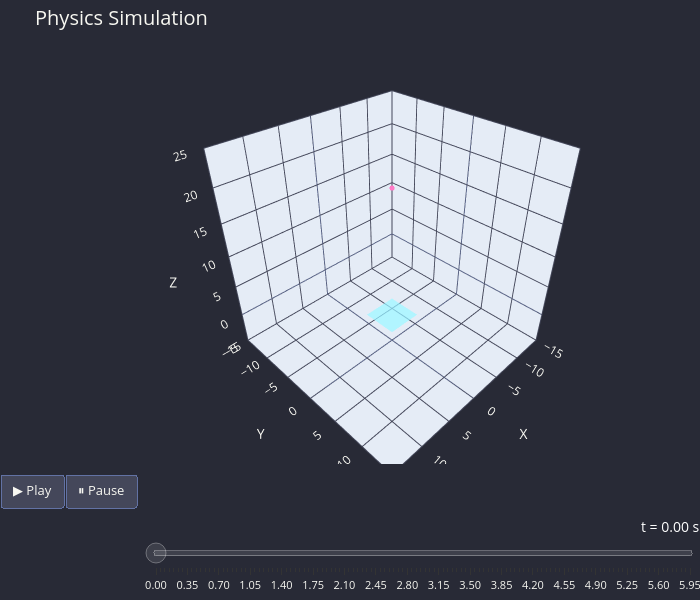

Notebook code cell kept with this figure:
### Code cell
objectPlot.animate_objects(stride=50)

### Figure 1 — Plotly figure (JSON) as saved in the notebook; plotly's stock layout.template omitted (floating-point values rounded to 4 significant figures; data arrays with more than 128 entries replaced by an {"elided": "..."} marker saying what was removed)
{"data": [{"marker": {"color": "#ff79c6", "opacity": 0.8, "size": 2}, "mode": "markers", "name": "Bouncing Ball", "type": "scatter3d", "x": {"elided": "900 float values"}, "y": {"elided": "900 float values"}, "z": {"elided": "900 float values"}}, {"colorscale": [[0, "#8be9fd"], [1, "#8be9fd"]], "name": "Ground", "opacity": 0.7, "showscale": false, "type": "surface", "x": [[-2.5, 2.5], [-2.5, 2.5]], "y": [[-2.5, -2.5], [2.5, 2.5]], "z": [[0.0, 0.0], [0.0, 0.0]]}], "layout": {"font": {"color": "#f8f8f2"}, "height": 600, "legend": {"bgcolor": "#44475a", "bordercolor": "#6272a4", "borderwidth": 1}, "margin": {"b": 0, "l": 0, "r": 0, "t": 50}, "paper_bgcolor": "#282a36", "plot_bgcolor": "#282a36", "scene": {"aspectmode": "cube", "bgcolor": "#282a36", "xaxis": {"gridcolor": "#44475a", "range": [-15.0, 15.0], "title": {"text": "X"}, "zerolinecolor": "#6272a4"}, "yaxis": {"gridcolor": "#44475a", "range": [-15.0, 15.0], "title": {"text": "Y"}, "zerolinecolor": "#6272a4"}, "zaxis": {"gridcolor": "#44475a", "range": [-5, 25.0], "title": {"text": "Z"}, "zerolinecolor": "#6272a4"}}, "sliders": [{"activebgcolor": "rgba(255,255,255,0.4)", "bgcolor": "rgba(255,255,255,0.1)", "bordercolor": "rgba(255,255,255,0.3)", "currentvalue": {"font": {"color": "white", "size": 14}, "prefix": "t = ", "suffix": " s", "visible": true, "xanchor": "right"}, "font": {"color": "#f8f8f2", "size": 11}, "len": 0.9, "pad": {"b": 10, "t": 50}, "steps": [{"args": [["0"], {"frame": {"duration": 0, "redraw": true}, "mode": "immediate", "transition": {"duration": 0}}], "label": "0.00", "method": "animate"}, {"args": [["50"], {"frame": {"duration": 0, "redraw": true}, "mode": "immediate", "transition": {"duration": 0}}], "label": "0.05", "method": "animate"}, {"args": [["100"], {"frame": {"duration": 0, "redraw": true}, "mode": "immediate", "transition": {"duration": 0}}], "label": "0.10", "method": "animate"}, {"args": [["150"], {"frame": {"duration": 0, "redraw": true}, "mode": "immediate", "transition": {"duration": 0}}], "label": "0.15", "method": "animate"}, {"args": [["200"], {"frame": {"duration": 0, "redraw": true}, "mode": "immediate", "transition": {"duration": 0}}], "label": "0.20", "method": "animate"}, {"args": [["250"], {"frame": {"duration": 0, "redraw": true}, "mode": "immediate", "transition": {"duration": 0}}], "label": "0.25", "method": "animate"}, {"args": [["300"], {"frame": {"duration": 0, "redraw": true}, "mode": "immediate", "transition": {"duration": 0}}], "label": "0.30", "method": "animate"}, {"args": [["350"], {"frame": {"duration": 0, "redraw": true}, "mode": "immediate", "transition": {"duration": 0}}], "label": "0.35", "method": "animate"}, {"args": [["400"], {"frame": {"duration": 0, "redraw": true}, "mode": "immediate", "transition": {"duration": 0}}], "label": "0.40", "method": "animate"}, {"args": [["450"], {"frame": {"duration": 0, "redraw": true}, "mode": "immediate", "transition": {"duration": 0}}], "label": "0.45", "method": "animate"}, {"args": [["500"], {"frame": {"duration": 0, "redraw": true}, "mode": "immediate", "transition": {"duration": 0}}], "label": "0.50", "method": "animate"}, {"args": [["550"], {"frame": {"duration": 0, "redraw": true}, "mode": "immediate", "transition": {"duration": 0}}], "label": "0.55", "method": "animate"}, {"args": [["600"], {"frame": {"duration": 0, "redraw": true}, "mode": "immediate", "transition": {"duration": 0}}], "label": "0.60", "method": "animate"}, {"args": [["650"], {"frame": {"duration": 0, "redraw": true}, "mode": "immediate", "transition": {"duration": 0}}], "label": "0.65", "method": "animate"}, {"args": [["700"], {"frame": {"duration": 0, "redraw": true}, "mode": "immediate", "transition": {"duration": 0}}], "label": "0.70", "method": "animate"}, {"args": [["750"], {"frame": {"duration": 0, "redraw": true}, "mode": "immediate", "transition": {"duration": 0}}], "label": "0.75", "method": "animate"}, {"args": [["800"], {"frame": {"duration": 0, "redraw": true}, "mode": "immediate", "transition": {"duration": 0}}], "label": "0.80", "method": "animate"}, {"args": [["850"], {"frame": {"duration": 0, "redraw": true}, "mode": "immediate", "transition": {"duration": 0}}], "label": "0.85", "method": "animate"}, {"args": [["900"], {"frame": {"duration": 0, "redraw": true}, "mode": "immediate", "transition": {"duration": 0}}], "label": "0.90", "method": "animate"}, {"args": [["950"], {"frame": {"duration": 0, "redraw": true}, "mode": "immediate", "transition": {"duration": 0}}], "label": "0.95", "method": "animate"}, {"args": [["1000"], {"frame": {"duration": 0, "redraw": true}, "mode": "immediate", "transition": {"duration": 0}}], "label": "1.00", "method": "animate"}, {"args": [["1050"], {"frame": {"duration": 0, "redraw": true}, "mode": "immediate", "transition": {"duration": 0}}], "label": "1.05", "method": "animate"}, {"args": [["1100"], {"frame": {"duration": 0, "redraw": true}, "mode": "immediate", "transition": {"duration": 0}}], "label": "1.10", "method": "animate"}, {"args": [["1150"], {"frame": {"duration": 0, "redraw": true}, "mode": "immediate", "transition": {"duration": 0}}], "label": "1.15", "method": "animate"}, {"args": [["1200"], {"frame": {"duration": 0, "redraw": true}, "mode": "immediate", "transition": {"duration": 0}}], "label": "1.20", "method": "animate"}, {"args": [["1250"], {"frame": {"duration": 0, "redraw": true}, "mode": "immediate", "transition": {"duration": 0}}], "label": "1.25", "method": "animate"}, {"args": [["1300"], {"frame": {"duration": 0, "redraw": true}, "mode": "immediate", "transition": {"duration": 0}}], "label": "1.30", "method": "animate"}, {"args": [["1350"], {"frame": {"duration": 0, "redraw": true}, "mode": "immediate", "transition": {"duration": 0}}], "label": "1.35", "method": "animate"}, {"args": [["1400"], {"frame": {"duration": 0, "redraw": true}, "mode": "immediate", "transition": {"duration": 0}}], "label": "1.40", "method": "animate"}, {"args": [["1450"], {"frame": {"duration": 0, "redraw": true}, "mode": "immediate", "transition": {"duration": 0}}], "label": "1.45", "method": "animate"}, {"args": [["1500"], {"frame": {"duration": 0, "redraw": true}, "mode": "immediate", "transition": {"duration": 0}}], "label": "1.50", "method": "animate"}, {"args": [["1550"], {"frame": {"duration": 0, "redraw": true}, "mode": "immediate", "transition": {"duration": 0}}], "label": "1.55", "method": "animate"}, {"args": [["1600"], {"frame": {"duration": 0, "redraw": true}, "mode": "immediate", "transition": {"duration": 0}}], "label": "1.60", "method": "animate"}, {"args": [["1650"], {"frame": {"duration": 0, "redraw": true}, "mode": "immediate", "transition": {"duration": 0}}], "label": "1.65", "method": "animate"}, {"args": [["1700"], {"frame": {"duration": 0, "redraw": true}, "mode": "immediate", "transition": {"duration": 0}}], "label": "1.70", "method": "animate"}, {"args": [["1750"], {"frame": {"duration": 0, "redraw": true}, "mode": "immediate", "transition": {"duration": 0}}], "label": "1.75", "method": "animate"}, {"args": [["1800"], {"frame": {"duration": 0, "redraw": true}, "mode": "immediate", "transition": {"duration": 0}}], "label": "1.80", "method": "animate"}, {"args": [["1850"], {"frame": {"duration": 0, "redraw": true}, "mode": "immediate", "transition": {"duration": 0}}], "label": "1.85", "method": "animate"}, {"args": [["1900"], {"frame": {"duration": 0, "redraw": true}, "mode": "immediate", "transition": {"duration": 0}}], "label": "1.90", "method": "animate"}, {"args": [["1950"], {"frame": {"duration": 0, "redraw": true}, "mode": "immediate", "transition": {"duration": 0}}], "label": "1.95", "method": "animate"}, {"args": [["2000"], {"frame": {"duration": 0, "redraw": true}, "mode": "immediate", "transition": {"duration": 0}}], "label": "2.00", "method": "animate"}, {"args": [["2050"], {"frame": {"duration": 0, "redraw": true}, "mode": "immediate", "transition": {"duration": 0}}], "label": "2.05", "method": "animate"}, {"args": [["2100"], {"frame": {"duration": 0, "redraw": true}, "mode": "immediate", "transition": {"duration": 0}}], "label": "2.10", "method": "animate"}, {"args": [["2150"], {"frame": {"duration": 0, "redraw": true}, "mode": "immediate", "transition": {"duration": 0}}], "label": "2.15", "method": "animate"}, {"args": [["2200"], {"frame": {"duration": 0, "redraw": true}, "mode": "immediate", "transition": {"duration": 0}}], "label": "2.20", "method": "animate"}, {"args": [["2250"], {"frame": {"duration": 0, "redraw": true}, "mode": "immediate", "transition": {"duration": 0}}], "label": "2.25", "method": "animate"}, {"args": [["2300"], {"frame": {"duration": 0, "redraw": true}, "mode": "immediate", "transition": {"duration": 0}}], "label": "2.30", "method": "animate"}, {"args": [["2350"], {"frame": {"duration": 0, "redraw": true}, "mode": "immediate", "transition": {"duration": 0}}], "label": "2.35", "method": "animate"}, {"args": [["2400"], {"frame": {"duration": 0, "redraw": true}, "mode": "immediate", "transition": {"duration": 0}}], "label": "2.40", "method": "animate"}, {"args": [["2450"], {"frame": {"duration": 0, "redraw": true}, "mode": "immediate", "transition": {"duration": 0}}], "label": "2.45", "method": "animate"}, {"args": [["2500"], {"frame": {"duration": 0, "redraw": true}, "mode": "immediate", "transition": {"duration": 0}}], "label": "2.50", "method": "animate"}, {"args": [["2550"], {"frame": {"duration": 0, "redraw": true}, "mode": "immediate", "transition": {"duration": 0}}], "label": "2.55", "method": "animate"}, {"args": [["2600"], {"frame": {"duration": 0, "redraw": true}, "mode": "immediate", "transition": {"duration": 0}}], "label": "2.60", "method": "animate"}, {"args": [["2650"], {"frame": {"duration": 0, "redraw": true}, "mode": "immediate", "transition": {"duration": 0}}], "label": "2.65", "method": "animate"}, {"args": [["2700"], {"frame": {"duration": 0, "redraw": true}, "mode": "immediate", "transition": {"duration": 0}}], "label": "2.70", "method": "animate"}, {"args": [["2750"], {"frame": {"duration": 0, "redraw": true}, "mode": "immediate", "transition": {"duration": 0}}], "label": "2.75", "method": "animate"}, {"args": [["2800"], {"frame": {"duration": 0, "redraw": true}, "mode": "immediate", "transition": {"duration": 0}}], "label": "2.80", "method": "animate"}, {"args": [["2850"], {"frame": {"duration": 0, "redraw": true}, "mode": "immediate", "transition": {"duration": 0}}], "label": "2.85", "method": "animate"}, {"args": [["2900"], {"frame": {"duration": 0, "redraw": true}, "mode": "immediate", "transition": {"duration": 0}}], "label": "2.90", "method": "animate"}, {"args": [["2950"], {"frame": {"duration": 0, "redraw": true}, "mode": "immediate", "transition": {"duration": 0}}], "label": "2.95", "method": "animate"}, {"args": [["3000"], {"frame": {"duration": 0, "redraw": true}, "mode": "immediate", "transition": {"duration": 0}}], "label": "3.00", "method": "animate"}, {"args": [["3050"], {"frame": {"duration": 0, "redraw": true}, "mode": "immediate", "transition": {"duration": 0}}], "label": "3.05", "method": "animate"}, {"args": [["3100"], {"frame": {"duration": 0, "redraw": true}, "mode": "immediate", "transition": {"duration": 0}}], "label": "3.10", "method": "animate"}, {"args": [["3150"], {"frame": {"duration": 0, "redraw": true}, "mode": "immediate", "transition": {"duration": 0}}], "label": "3.15", "method": "animate"}, {"args": [["3200"], {"frame": {"duration": 0, "redraw": true}, "mode": "immediate", "transition": {"duration": 0}}], "label": "3.20", "method": "animate"}, {"args": [["3250"], {"frame": {"duration": 0, "redraw": true}, "mode": "immediate", "transition": {"duration": 0}}], "label": "3.25", "method": "animate"}, {"args": [["3300"], {"frame": {"duration": 0, "redraw": true}, "mode": "immediate", "transition": {"duration": 0}}], "label": "3.30", "method": "animate"}, {"args": [["3350"], {"frame": {"duration": 0, "redraw": true}, "mode": "immediate", "transition": {"duration": 0}}], "label": "3.35", "method": "animate"}, {"args": [["3400"], {"frame": {"duration": 0, "redraw": true}, "mode": "immediate", "transition": {"duration": 0}}], "label": "3.40", "method": "animate"}, {"args": [["3450"], {"frame": {"duration": 0, "redraw": true}, "mode": "immediate", "transition": {"duration": 0}}], "label": "3.45", "method": "animate"}, {"args": [["3500"], {"frame": {"duration": 0, "redraw": true}, "mode": "immediate", "transition": {"duration": 0}}], "label": "3.50", "method": "animate"}, {"args": [["3550"], {"frame": {"duration": 0, "redraw": true}, "mode": "immediate", "transition": {"duration": 0}}], "label": "3.55", "method": "animate"}, {"args": [["3600"], {"frame": {"duration": 0, "redraw": true}, "mode": "immediate", "transition": {"duration": 0}}], "label": "3.60", "method": "animate"}, {"args": [["3650"], {"frame": {"duration": 0, "redraw": true}, "mode": "immediate", "transition": {"duration": 0}}], "label": "3.65", "method": "animate"}, {"args": [["3700"], {"frame": {"duration": 0, "redraw": true}, "mode": "immediate", "transition": {"duration": 0}}], "label": "3.70", "method": "animate"}, {"args": [["3750"], {"frame": {"duration": 0, "redraw": true}, "mode": "immediate", "transition": {"duration": 0}}], "label": "3.75", "method": "animate"}, {"args": [["3800"], {"frame": {"duration": 0, "redraw": true}, "mode": "immediate", "transition": {"duration": 0}}], "label": "3.80", "method": "animate"}, {"args": [["3850"], {"frame": {"duration": 0, "redraw": true}, "mode": "immediate", "transition": {"duration": 0}}], "label": "3.85", "method": "animate"}, {"args": [["3900"], {"frame": {"duration": 0, "redraw": true}, "mode": "immediate", "transition": {"duration": 0}}], "label": "3.90", "method": "animate"}, {"args": [["3950"], {"frame": {"duration": 0, "redraw": true}, "mode": "immediate", "transition": {"duration": 0}}], "label": "3.95", "method": "animate"}, {"args": [["4000"], {"frame": {"duration": 0, "redraw": true}, "mode": "immediate", "transition": {"duration": 0}}], "label": "4.00", "method": "animate"}, {"args": [["4050"], {"frame": {"duration": 0, "redraw": true}, "mode": "immediate", "transition": {"duration": 0}}], "label": "4.05", "method": "animate"}, {"args": [["4100"], {"frame": {"duration": 0, "redraw": true}, "mode": "immediate", "transition": {"duration": 0}}], "label": "4.10", "method": "animate"}, {"args": [["4150"], {"frame": {"duration": 0, "redraw": true}, "mode": "immediate", "transition": {"duration": 0}}], "label": "4.15", "method": "animate"}, {"args": [["4200"], {"frame": {"duration": 0, "redraw": true}, "mode": "immediate", "transition": {"duration": 0}}], "label": "4.20", "method": "animate"}, {"args": [["4250"], {"frame": {"duration": 0, "redraw": true}, "mode": "immediate", "transition": {"duration": 0}}], "label": "4.25", "method": "animate"}, {"args": [["4300"], {"frame": {"duration": 0, "redraw": true}, "mode": "immediate", "transition": {"duration": 0}}], "label": "4.30", "method": "animate"}, {"args": [["4350"], {"frame": {"duration": 0, "redraw": true}, "mode": "immediate", "transition": {"duration": 0}}], "label": "4.35", "method": "animate"}, {"args": [["4400"], {"frame": {"duration": 0, "redraw": true}, "mode": "immediate", "transition": {"duration": 0}}], "label": "4.40", "method": "animate"}, {"args": [["4450"], {"frame": {"duration": 0, "redraw": true}, "mode": "immediate", "transition": {"duration": 0}}], "label": "4.45", "method": "animate"}, {"args": [["4500"], {"frame": {"duration": 0, "redraw": true}, "mode": "immediate", "transition": {"duration": 0}}], "label": "4.50", "method": "animate"}, {"args": [["4550"], {"frame": {"duration": 0, "redraw": true}, "mode": "immediate", "transition": {"duration": 0}}], "label": "4.55", "method": "animate"}, {"args": [["4600"], {"frame": {"duration": 0, "redraw": true}, "mode": "immediate", "transition": {"duration": 0}}], "label": "4.60", "method": "animate"}, {"args": [["4650"], {"frame": {"duration": 0, "redraw": true}, "mode": "immediate", "transition": {"duration": 0}}], "label": "4.65", "method": "animate"}, {"args": [["4700"], {"frame": {"duration": 0, "redraw": true}, "mode": "immediate", "transition": {"duration": 0}}], "label": "4.70", "method": "animate"}, {"args": [["4750"], {"frame": {"duration": 0, "redraw": true}, "mode": "immediate", "transition": {"duration": 0}}], "label": "4.75", "method": "animate"}, {"args": [["4800"], {"frame": {"duration": 0, "redraw": true}, "mode": "immediate", "transition": {"duration": 0}}], "label": "4.80", "method": "animate"}, {"args": [["4850"], {"frame": {"duration": 0, "redraw": true}, "mode": "immediate", "transition": {"duration": 0}}], "label": "4.85", "method": "animate"}, {"args": [["4900"], {"frame": {"duration": 0, "redraw": true}, "mode": "immediate", "transition": {"duration": 0}}], "label": "4.90", "method": "animate"}, {"args": [["4950"], {"frame": {"duration": 0, "redraw": true}, "mode": "immediate", "transition": {"duration": 0}}], "label": "4.95", "method": "animate"}, {"args": [["5000"], {"frame": {"duration": 0, "redraw": true}, "mode": "immediate", "transition": {"duration": 0}}], "label": "5.00", "method": "animate"}, {"args": [["5050"], {"frame": {"duration": 0, "redraw": true}, "mode": "immediate", "transition": {"duration": 0}}], "label": "5.05", "method": "animate"}, {"args": [["5100"], {"frame": {"duration": 0, "redraw": true}, "mode": "immediate", "transition": {"duration": 0}}], "label": "5.10", "method": "animate"}, {"args": [["5150"], {"frame": {"duration": 0, "redraw": true}, "mode": "immediate", "transition": {"duration": 0}}], "label": "5.15", "method": "animate"}, {"args": [["5200"], {"frame": {"duration": 0, "redraw": true}, "mode": "immediate", "transition": {"duration": 0}}], "label": "5.20", "method": "animate"}, {"args": [["5250"], {"frame": {"duration": 0, "redraw": true}, "mode": "immediate", "transition": {"duration": 0}}], "label": "5.25", "method": "animate"}, {"args": [["5300"], {"frame": {"duration": 0, "redraw": true}, "mode": "immediate", "transition": {"duration": 0}}], "label": "5.30", "method": "animate"}, {"args": [["5350"], {"frame": {"duration": 0, "redraw": true}, "mode": "immediate", "transition": {"duration": 0}}], "label": "5.35", "method": "animate"}, {"args": [["5400"], {"frame": {"duration": 0, "redraw": true}, "mode": "immediate", "transition": {"duration": 0}}], "label": "5.40", "method": "animate"}, {"args": [["5450"], {"frame": {"duration": 0, "redraw": true}, "mode": "immediate", "transition": {"duration": 0}}], "label": "5.45", "method": "animate"}, {"args": [["5500"], {"frame": {"duration": 0, "redraw": true}, "mode": "immediate", "transition": {"duration": 0}}], "label": "5.50", "method": "animate"}, {"args": [["5550"], {"frame": {"duration": 0, "redraw": true}, "mode": "immediate", "transition": {"duration": 0}}], "label": "5.55", "method": "animate"}, {"args": [["5600"], {"frame": {"duration": 0, "redraw": true}, "mode": "immediate", "transition": {"duration": 0}}], "label": "5.60", "method": "animate"}, {"args": [["5650"], {"frame": {"duration": 0, "redraw": true}, "mode": "immediate", "transition": {"duration": 0}}], "label": "5.65", "method": "animate"}, {"args": [["5700"], {"frame": {"duration": 0, "redraw": true}, "mode": "immediate", "transition": {"duration": 0}}], "label": "5.70", "method": "animate"}, {"args": [["5750"], {"frame": {"duration": 0, "redraw": true}, "mode": "immediate", "transition": {"duration": 0}}], "label": "5.75", "method": "animate"}, {"args": [["5800"], {"frame": {"duration": 0, "redraw": true}, "mode": "immediate", "transition": {"duration": 0}}], "label": "5.80", "method": "animate"}, {"args": [["5850"], {"frame": {"duration": 0, "redraw": true}, "mode": "immediate", "transition": {"duration": 0}}], "label": "5.85", "method": "animate"}, {"args": [["5900"], {"frame": {"duration": 0, "redraw": true}, "mode": "immediate", "transition": {"duration": 0}}], "label": "5.90", "method": "animate"}, {"args": [["5950"], {"frame": {"duration": 0, "redraw": true}, "mode": "immediate", "transition": {"duration": 0}}], "label": "5.95", "method": "animate"}], "x": 0.1, "xanchor": "left", "y": 0, "yanchor": "top"}], "title": {"font": {"color": "#f8f8f2", "size": 20}, "text": "Physics Simulation"}, "updatemenus": [{"bgcolor": "#44475a", "bordercolor": "#6272a4", "buttons": [{"args": [null, {"frame": {"duration": 30, "redraw": true}, "fromcurrent": true, "mode": "immediate"}], "label": "▶ Play", "method": "animate"}, {"args": [[null], {"frame": {"duration": 0, "redraw": false}, "mode": "immediate"}], "label": "⏸ Pause", "method": "animate"}], "direction": "left", "font": {"color": "#f8f8f2", "size": 13}, "pad": {"r": 10, "t": 10}, "showactive": false, "type": "buttons", "x": 0.1, "xanchor": "right", "y": 0, "yanchor": "top"}], "width": 700}}
